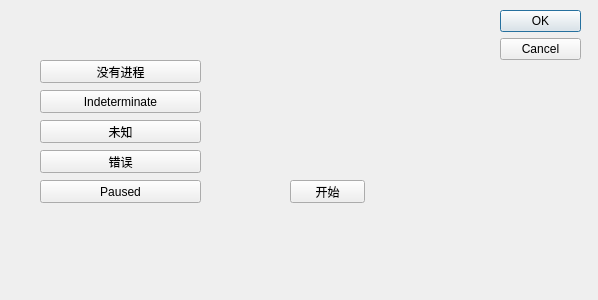
<?xml version="1.0" encoding="UTF-8"?>
<ui version="4.0">
 <class>Dialog</class>
 <widget class="QDialog" name="Dialog">
  <property name="geometry">
   <rect>
    <x>0</x>
    <y>0</y>
    <width>598</width>
    <height>300</height>
   </rect>
  </property>
  <property name="windowTitle">
   <string>Dialog</string>
  </property>
  <property name="sizeGripEnabled">
   <bool>false</bool>
  </property>
  <property name="modal">
   <bool>false</bool>
  </property>
  <widget class="QDialogButtonBox" name="buttonBox">
   <property name="geometry">
    <rect>
     <x>500</x>
     <y>10</y>
     <width>81</width>
     <height>241</height>
    </rect>
   </property>
   <property name="orientation">
    <enum>Qt::Vertical</enum>
   </property>
   <property name="standardButtons">
    <set>QDialogButtonBox::Cancel|QDialogButtonBox::Ok</set>
   </property>
  </widget>
  <widget class="QPushButton" name="noProgressBtn">
   <property name="geometry">
    <rect>
     <x>40</x>
     <y>60</y>
     <width>161</width>
     <height>23</height>
    </rect>
   </property>
   <property name="maximumSize">
    <size>
     <width>161</width>
     <height>16777215</height>
    </size>
   </property>
   <property name="text">
    <string>没有进程</string>
   </property>
  </widget>
  <widget class="QPushButton" name="indeterminateBtn">
   <property name="geometry">
    <rect>
     <x>40</x>
     <y>90</y>
     <width>161</width>
     <height>23</height>
    </rect>
   </property>
   <property name="maximumSize">
    <size>
     <width>161</width>
     <height>16777215</height>
    </size>
   </property>
   <property name="text">
    <string>Indeterminate</string>
   </property>
  </widget>
  <widget class="QPushButton" name="normalBtn">
   <property name="geometry">
    <rect>
     <x>40</x>
     <y>120</y>
     <width>161</width>
     <height>23</height>
    </rect>
   </property>
   <property name="maximumSize">
    <size>
     <width>161</width>
     <height>16777215</height>
    </size>
   </property>
   <property name="text">
    <string>未知</string>
   </property>
  </widget>
  <widget class="QPushButton" name="errBtn">
   <property name="geometry">
    <rect>
     <x>40</x>
     <y>150</y>
     <width>161</width>
     <height>23</height>
    </rect>
   </property>
   <property name="text">
    <string>错误</string>
   </property>
  </widget>
  <widget class="QPushButton" name="pausedBtn">
   <property name="geometry">
    <rect>
     <x>40</x>
     <y>180</y>
     <width>161</width>
     <height>23</height>
    </rect>
   </property>
   <property name="text">
    <string>Paused</string>
   </property>
  </widget>
  <widget class="QPushButton" name="startBtn">
   <property name="geometry">
    <rect>
     <x>290</x>
     <y>180</y>
     <width>75</width>
     <height>23</height>
    </rect>
   </property>
   <property name="text">
    <string>开始</string>
   </property>
  </widget>
 </widget>
 <resources/>
 <connections>
  <connection>
   <sender>buttonBox</sender>
   <signal>accepted()</signal>
   <receiver>Dialog</receiver>
   <slot>accept()</slot>
   <hints>
    <hint type="sourcelabel">
     <x>248</x>
     <y>254</y>
    </hint>
    <hint type="destinationlabel">
     <x>157</x>
     <y>274</y>
    </hint>
   </hints>
  </connection>
  <connection>
   <sender>buttonBox</sender>
   <signal>rejected()</signal>
   <receiver>Dialog</receiver>
   <slot>reject()</slot>
   <hints>
    <hint type="sourcelabel">
     <x>316</x>
     <y>260</y>
    </hint>
    <hint type="destinationlabel">
     <x>286</x>
     <y>274</y>
    </hint>
   </hints>
  </connection>
 </connections>
</ui>
